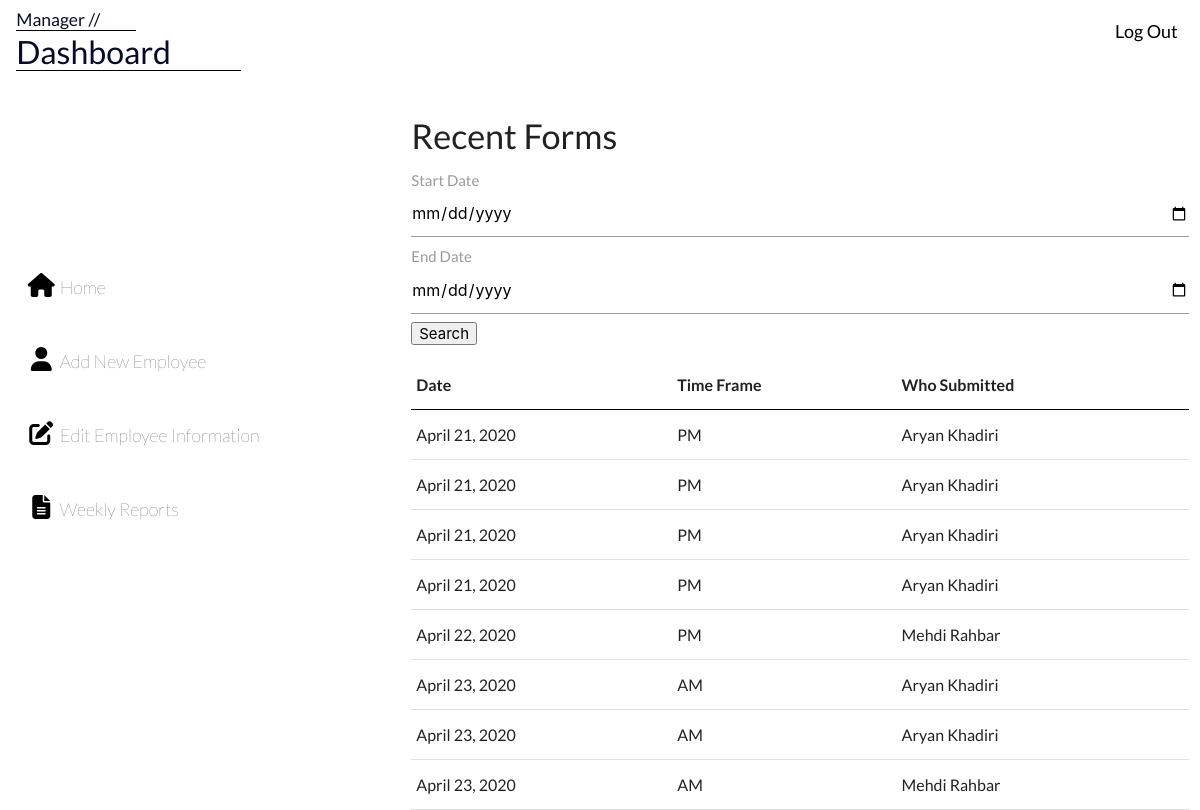
/manager/homepage (signed in), run on an earlier commit of the app's database.
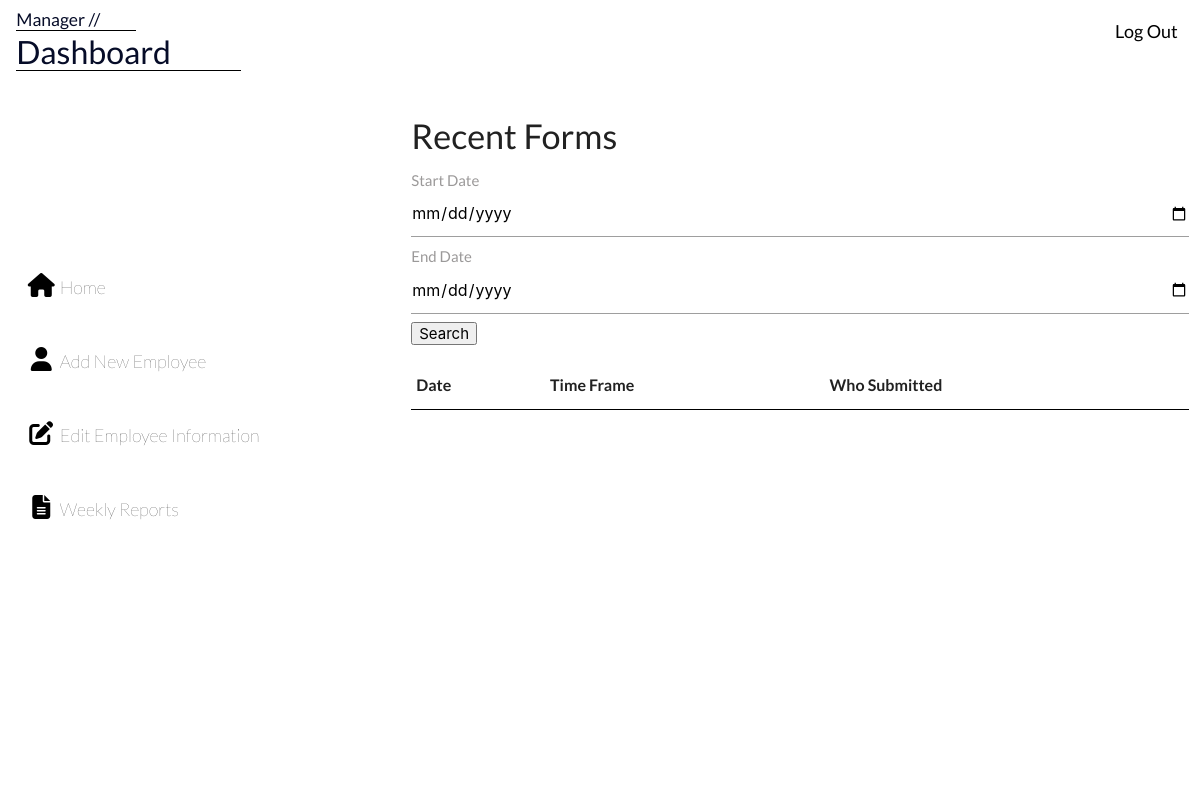
And on a later commit of the database.
### Employees/models.py (models this page shows)
class Form(models.Model):
    date = models.DateField()
    time = models.TimeField()
    time_frame = models.CharField(max_length = 20, choices = (('AM','AM'),('PM','PM')))
    submitted_employee = models.ForeignKey(Employee, on_delete=models.CASCADE)
    cc_tip = models.FloatField()
    service_charge = models.FloatField()
    cash_sales = models.FloatField()
    cash_tip = models.FloatField()
    pre_shift_tip = models.FloatField()

### Manager/models.py (models this page shows, shortened)
class Employee (models.Model):
    name = models.CharField (max_length = 100)
    point = models.FloatField()
    phone = models.CharField(max_length = 10)
    def __str__(self):
        return self.name

### Manager/views.py (the view)
# urls.py: path('homepage', home_view, name = 'home'),
def home_view(request):
    if request.user.manager == False:
        return redirect('/employee/')
    title = 'Dashboard | Home'
    if request.method == 'POST':
        start_date = request.POST['start_date_input']
        end_date = request.POST['end_date_input']
        forms = Form.objects.filter(date__gte=start_date).filter(date__lte=end_date)
        return render(request, 'home.html', {'allForms':forms})
    today_date = datetime.today().date()
    week_ago = today_date - timedelta(days=7)
    allForms = Form.objects.filter(date__gte = week_ago)
    context = {
        'title': title,
        'allForms':allForms
    }
    return render(request, 'home.html', context)

### Login/models.py (called while the page is built)
    @property
    def is_active(self):
        return True

### Manager/templates/home.html (shortened to what this page needs)
{% extends 'base.html' %}
{% block content %}
<head>
   {% load static %}
   <link rel = "stylesheet" type = "text/css" href = "{% static 'home.css' %}">
</head>
<h4>Recent Forms</h4>
<div id = "period_selector">
   <form method = 'POST'>
      <label class = "date_label" id = "start_date_label"> Start Date</label>
      <input class = "dates" type = "date" name = "start_date_input" id = "start_date_input" required>
      <label class = "date_label" for = "end_date_input" id = "end_date_label"> End Date</label>
      <input class = "dates" type = "date" name = "end_date_input" id = "end_date_input" required>
      <input type = "submit" value = "Search">
   </form>
</div>
<div class="center-align" id="recent-forms">
   <table>
      <tr id="header">
         <th>Date</th>
         <th>Time Frame</th>
         <th>Who Submitted</th>
      </tr>
{% for form in allForms %}
      <tr>
         <td>{{form.date}}</td>
         <td>{{form.time_frame}}</td>
         <td>{{form.submitted_employee}}</td>
      </tr>
{% endfor %}
   </table>
</div>
{% endblock %}

### Manager/templates/base.html (shortened to what this page needs)
<html>
    <head>
        {% load static %}
        <link rel="stylesheet" type="text/css" href="{% static 'base.css' %}">
        <link rel="stylesheet" href="https://cdnjs.cloudflare.com/ajax/libs/materialize/1.0.0/css/materialize.min.css">
    </head>
    <div class="row">
        <div class="col s6 m6" id="page-info">
            <h3>Manager //</h3>
            <h1>Dashboard</h1>
        </div>
        <div class="col s6 m6" id="corner-menu">
            <ul>
                <li><button id="logout">Log Out</button>
            </ul>
        </div>
    </div>
    <div class="row">
        <div class="col m4 l4 hide-on-med-and-down" id="sidenav">
            <nav id="nav">
                <ul>
                    <li id="list_item1"><span><a class="active" href="/manager/homepage"><i class="fas fa-home fa-fw"></i>
                        Home</a></span></li>
                    <li id="list_item2"><span><a href="/manager/addemployee"><i class="fas fa-user fa-fw"></i>
                        Add New Employee</a></span></li>
                    <li id="list_item3"><a href="/manager/list"><i class="fas fa-edit fa-fw"></i>
                        Edit Employee Information</a></li>
                    <li id="list_item4"><a href="/manager/weeklyreports"><i class="fas fa-file-alt fa-fw"></i>
                        Weekly Reports</a></li>
                </ul>
            </nav>
        </div>
        <div class="col s12 m12 l8" id="main-content">
            {% block content %}
            {% endblock %}
        </div>
    </div>
<body>
</body>
</html>

### Manager/static/base.css (style rules this page uses)
body { font-family: Lato !important; background-color: #ffffff; width: 100%; height: 100%; }
h1 { font-size: 32px !important; }
h3 { padding-top: 5px; font-size: 1.17rem !important; }
h1, h3 { color: #060c28; margin: 5px !important; }
#corner-menu ul { display: flex; float: right; }
#corner-menu ul li { padding: 5px; }
#corner-menu button#logout { border: transparent !important; background-color: transparent !important; font-family: Lato; cursor: pointer !important; font-size: 18px; }
#corner-menu button#logout::after { content: ''; display: block; position: absolute; width: 0; height: 1.5px; border-bottom: 1px solid #000000; transition: width 450ms ease; }
h3::after { content: ''; display: block; position: absolute; width: 8rem; height: 1.5px; border-bottom: 1px solid #000000; }
h1::after { content: ''; display: block; position: absolute; width: 15rem; height: 1.5px; border-bottom: 1.5px solid #000000; }
nav { background-color: transparent !important; box-shadow: none !important; }
#nav ul { list-style: none; display: flex; flex-direction: column; transform: translateY(20vh); }
#nav ul li a { color: #000000; font-size: 18px; text-decoration: none; font-weight: lighter; }
#nav ul li a::after { content: ''; display: block; position: absolute; width: 0; height: 1.5px; border-bottom: 1px solid #000000; transition: width 450ms ease; }
#main-content { height: 85vh; }

### Manager/static/home.css (style rules this page uses)
#main-content #recent-forms tr#header { border-bottom: 1px solid #000000; }
#period_selector .date_label { font-size: 1em; color:rgba(12, 8, 8, 0.411) }

What changed in the data, as far as the page shows it:
removed Form: date "April 21, 2020", time_frame "PM", submitted_employee "Aryan Khadiri"
removed Form: date "April 21, 2020", time_frame "PM", submitted_employee "Aryan Khadiri"
removed Form: date "April 21, 2020", time_frame "PM", submitted_employee "Aryan Khadiri"
removed Form: date "April 21, 2020", time_frame "PM", submitted_employee "Aryan Khadiri"
removed Form: date "April 22, 2020", time_frame "PM", submitted_employee "Mehdi Rahbar"
removed Form: date "April 23, 2020", time_frame "AM", submitted_employee "Aryan Khadiri"
removed Form: date "April 23, 2020", time_frame "AM", submitted_employee "Aryan Khadiri"
removed Form: date "April 23, 2020", time_frame "AM", submitted_employee "Mehdi Rahbar"
